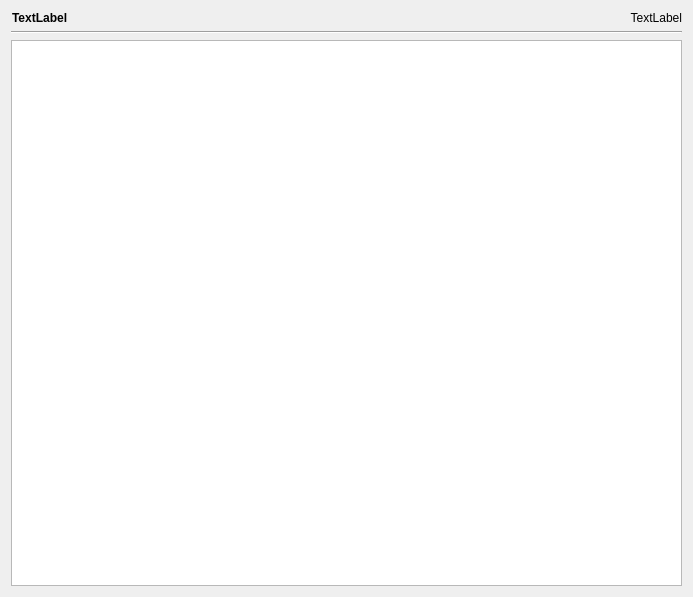
<?xml version="1.0" encoding="UTF-8"?>
<ui version="4.0">
 <class>VOTDataSelectorWidget</class>
 <widget class="QWidget" name="VOTDataSelectorWidget">
  <property name="geometry">
   <rect>
    <x>0</x>
    <y>0</y>
    <width>693</width>
    <height>597</height>
   </rect>
  </property>
  <property name="windowTitle">
   <string>Form</string>
  </property>
  <layout class="QVBoxLayout" name="verticalLayout_2">
   <item>
    <layout class="QVBoxLayout" name="verticalLayout">
     <item>
      <layout class="QHBoxLayout" name="horizontalLayout" stretch="3,1">
       <item>
        <widget class="QLabel" name="label_2">
         <property name="font">
          <font>
           <weight>75</weight>
           <bold>true</bold>
          </font>
         </property>
         <property name="text">
          <string>TextLabel</string>
         </property>
         <property name="alignment">
          <set>Qt::AlignLeading|Qt::AlignLeft|Qt::AlignVCenter</set>
         </property>
         <property name="wordWrap">
          <bool>true</bool>
         </property>
         <property name="indent">
          <number>1</number>
         </property>
        </widget>
       </item>
       <item>
        <widget class="QLabel" name="label">
         <property name="sizePolicy">
          <sizepolicy hsizetype="Minimum" vsizetype="Preferred">
           <horstretch>0</horstretch>
           <verstretch>0</verstretch>
          </sizepolicy>
         </property>
         <property name="text">
          <string>TextLabel</string>
         </property>
         <property name="alignment">
          <set>Qt::AlignRight|Qt::AlignTrailing|Qt::AlignVCenter</set>
         </property>
        </widget>
       </item>
      </layout>
     </item>
     <item>
      <widget class="Line" name="line">
       <property name="orientation">
        <enum>Qt::Horizontal</enum>
       </property>
      </widget>
     </item>
     <item>
      <widget class="QTreeView" name="treeView">
       <property name="alternatingRowColors">
        <bool>true</bool>
       </property>
      </widget>
     </item>
    </layout>
   </item>
  </layout>
 </widget>
 <resources/>
 <connections/>
</ui>
